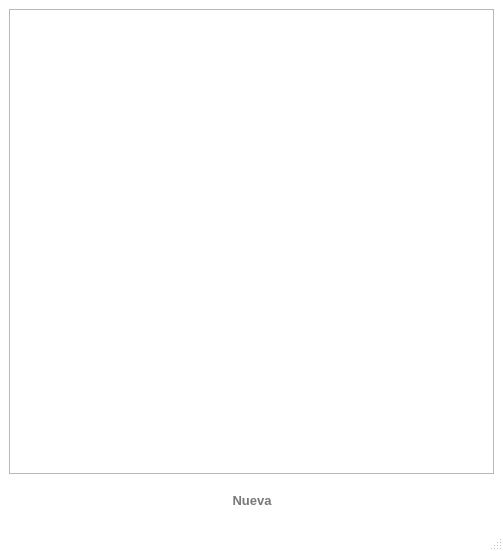
<?xml version="1.0" encoding="UTF-8"?>
<ui version="4.0">
 <class>Screen_Table_Zonas</class>
 <widget class="QMainWindow" name="Screen_Table_Zonas">
  <property name="geometry">
   <rect>
    <x>0</x>
    <y>0</y>
    <width>503</width>
    <height>551</height>
   </rect>
  </property>
  <property name="palette">
   <palette>
    <active>
     <colorrole role="Base">
      <brush brushstyle="SolidPattern">
       <color alpha="255">
        <red>46</red>
        <green>47</green>
        <blue>48</blue>
       </color>
      </brush>
     </colorrole>
     <colorrole role="Window">
      <brush brushstyle="SolidPattern">
       <color alpha="255">
        <red>255</red>
        <green>255</green>
        <blue>255</blue>
       </color>
      </brush>
     </colorrole>
    </active>
    <inactive>
     <colorrole role="Base">
      <brush brushstyle="SolidPattern">
       <color alpha="255">
        <red>46</red>
        <green>47</green>
        <blue>48</blue>
       </color>
      </brush>
     </colorrole>
     <colorrole role="Window">
      <brush brushstyle="SolidPattern">
       <color alpha="255">
        <red>255</red>
        <green>255</green>
        <blue>255</blue>
       </color>
      </brush>
     </colorrole>
    </inactive>
    <disabled>
     <colorrole role="Base">
      <brush brushstyle="SolidPattern">
       <color alpha="255">
        <red>255</red>
        <green>255</green>
        <blue>255</blue>
       </color>
      </brush>
     </colorrole>
     <colorrole role="Window">
      <brush brushstyle="SolidPattern">
       <color alpha="255">
        <red>255</red>
        <green>255</green>
        <blue>255</blue>
       </color>
      </brush>
     </colorrole>
    </disabled>
   </palette>
  </property>
  <property name="windowTitle">
   <string>MainWindow</string>
  </property>
  <widget class="QWidget" name="centralwidget">
   <layout class="QVBoxLayout" name="verticalLayout">
    <item>
     <widget class="QTableView" name="tableView">
      <property name="styleSheet">
       <string notr="true">font: 10pt &quot;Segoe UI Semilight&quot;;
color: rgb(77, 77, 77);</string>
      </property>
     </widget>
    </item>
    <item>
     <layout class="QHBoxLayout" name="horizontalLayout">
      <item>
       <spacer name="horizontalSpacer">
        <property name="orientation">
         <enum>Qt::Horizontal</enum>
        </property>
        <property name="sizeHint" stdset="0">
         <size>
          <width>40</width>
          <height>20</height>
         </size>
        </property>
       </spacer>
      </item>
      <item>
       <widget class="QPushButton" name="pb_nueva">
        <property name="minimumSize">
         <size>
          <width>130</width>
          <height>40</height>
         </size>
        </property>
        <property name="maximumSize">
         <size>
          <width>130</width>
          <height>40</height>
         </size>
        </property>
        <property name="font">
         <font>
          <family>Segoe UI</family>
          <pointsize>10</pointsize>
          <weight>75</weight>
          <bold>true</bold>
         </font>
        </property>
        <property name="styleSheet">
         <string notr="true">border-radius: 10px;
color:rgb(120, 120, 120);</string>
        </property>
        <property name="text">
         <string>Nueva</string>
        </property>
        <property name="icon">
         <iconset resource="assets.qrc">
          <normaloff>:/icons/plus_blue.png</normaloff>:/icons/plus_blue.png</iconset>
        </property>
        <property name="iconSize">
         <size>
          <width>20</width>
          <height>20</height>
         </size>
        </property>
       </widget>
      </item>
      <item>
       <spacer name="horizontalSpacer_2">
        <property name="orientation">
         <enum>Qt::Horizontal</enum>
        </property>
        <property name="sizeHint" stdset="0">
         <size>
          <width>40</width>
          <height>20</height>
         </size>
        </property>
       </spacer>
      </item>
     </layout>
    </item>
   </layout>
  </widget>
  <widget class="QMenuBar" name="menubar">
   <property name="geometry">
    <rect>
     <x>0</x>
     <y>0</y>
     <width>503</width>
     <height>21</height>
    </rect>
   </property>
  </widget>
  <widget class="QStatusBar" name="statusbar"/>
 </widget>
 <resources>
  <include location="assets.qrc"/>
 </resources>
 <connections/>
</ui>
